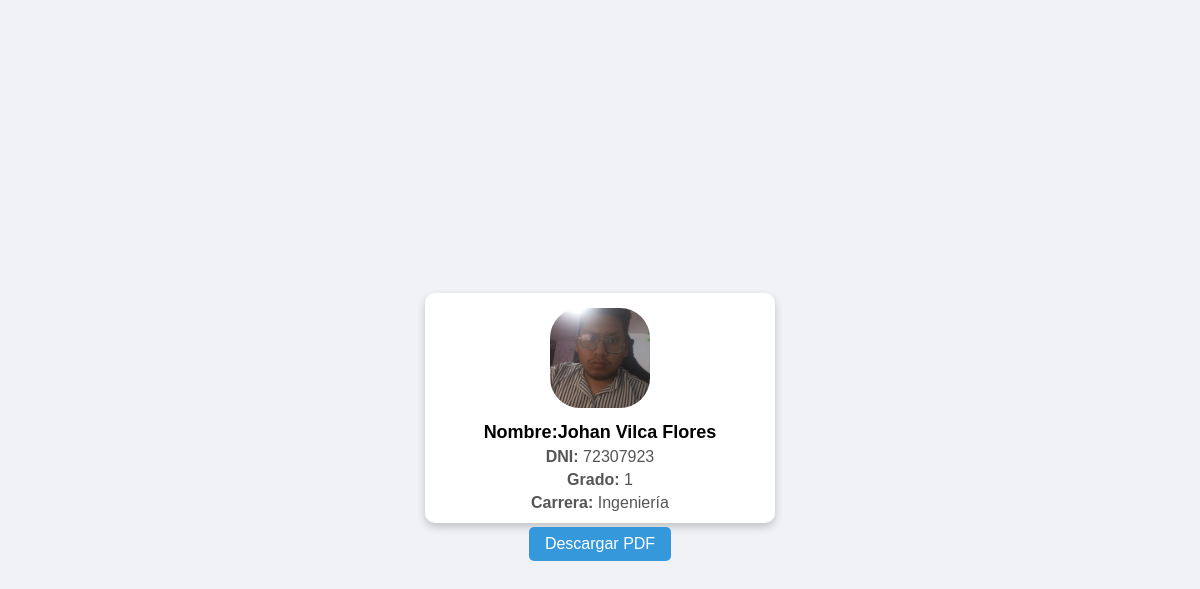
Page /carnet/1/ on the committed database.
### generator/models.py (models this page shows, shortened)
class Estudiante(models.Model):
    dni = models.CharField(max_length=8, unique=True)
    nombre = models.CharField(max_length=100)
    carrera = models.CharField(max_length=100, blank=True, null=True)
    grado = models.CharField(max_length=100, blank=True, null=True)
    foto = models.ImageField(upload_to='fotos/', blank=True, null=True)
    telefono = models.CharField(
        max_length=9,
        verbose_name="Teléfono del Estudiante",
        default="000000000"
    )
    telefono_apoderado = models.CharField(
        max_length=9,
        verbose_name="Teléfono del Apoderado",
        default="000000000"
    )
    direccion = models.CharField(
        max_length=200,
        verbose_name="Dirección",
        default="Sin dirección"
    )
    fecha_inicio = models.DateField(
        verbose_name="Fecha de Inicio",
        default=timezone.now
    )
    dia_pago = models.IntegerField(
        verbose_name="Día de Pago",
        choices=[(i,i) for i in range(1,32)],
        default=1
    )

### generator/views.py (the view)
# urls.py: path('carnet/<int:estudiante_id>/', views.generar_carnet, name='generar_carnet'),
def generar_carnet(request, estudiante_id):
    estudiante = get_object_or_404(Estudiante, id=estudiante_id)
    return render(request, 'generator/carnet.html', {'estudiante': estudiante})

### generator/templates/generator/carnet.html (shortened to what this page needs)
<!DOCTYPE html>
<html lang="es">
<head>
</head>
<body>
    <div class="carnet">
        {% if estudiante.foto %}
            <img src="{{ estudiante.foto.url }}" alt="Foto del estudiante">
        {% else %}
            <img src="https://via.placeholder.com/80" alt="Sin foto">
        {% endif %}
        <h2> Nombre:</strong>{{ estudiante.nombre }} </h2>
        <p><strong>DNI:</strong> {{ estudiante.dni }}</p>
        <p><strong>Grado:</strong> {{ estudiante.grado }}</p>
        <p><strong>Carrera:</strong> {{ estudiante.carrera }}</p>
        <a href="{% url 'carnet_pdf' estudiante.id %}" target="_blank" style="display:inline-block; margin-top:10px; padding:8px 16px; background:#3498db; color:white; text-decoration:none; border-radius:5px;">
         Descargar PDF</a>
    </div>
</body>
</html>

### generator/templates/generator/carnet.html (style rules this page uses)
body { font-family: Arial, sans-serif; background: #f0f2f5; display: flex; justify-content: center; align-items: center; height: 100vh; }
.carnet { width: 320px; height: 200px; background: white; border-radius: 10px; box-shadow: 0 4px 8px rgba(0,0,0,0.2); padding: 15px; text-align: center; }
.carnet img { width: 100px; height: 100px; border-radius: 30%; object-fit: cover; }
.carnet h2 { margin: 10px 0 0; font-size: 18px; }
.carnet p { margin: 5px 0; color: #555; }

### rows in the picture
Estudiante: foto (picture), nombre "Johan Vilca Flores", dni "72307923", grado "1", carrera "Ingeniería"
